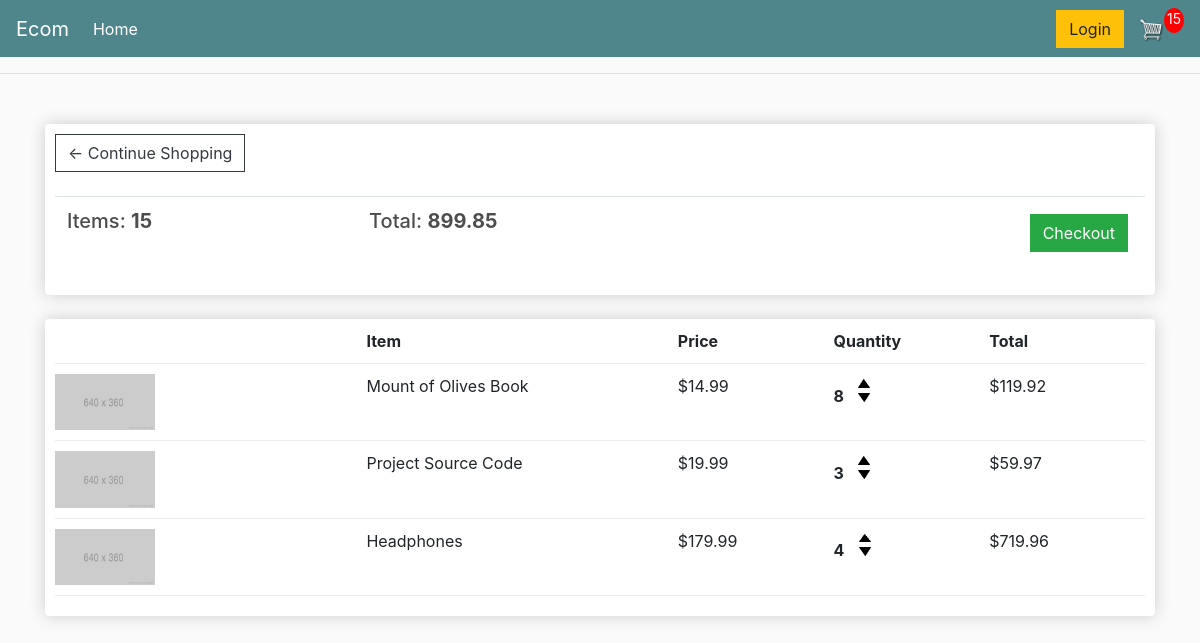
The app's page /cart/ (signed in) with its own data.
### store/models.py (models this page shows, shortened)
class Order(models.Model):
    customer = models.ForeignKey(Customer, on_delete=models.SET_NULL, null=True, blank=True)
    date_ordered = models.DateTimeField(auto_now_add=True)
    complete = models.BooleanField(default=False)
    transaction_id = models.CharField(max_length = 100, null = True)
    @property
    def get_cart_total(self):
        orderitems = self.orderitem_set.all()
        total = sum([item.get_total for item in orderitems])
        return total
    @property
    def get_cart_items(self):
        orderitems = self.orderitem_set.all()
        total = sum([item.quantity for item in orderitems])
        return total

class OrderItem(models.Model):
    product = models.ForeignKey(Product, on_delete=models.SET_NULL, null=True)
    order = models.ForeignKey(Order, on_delete=models.SET_NULL, null=True)
    quantity = models.IntegerField(default=0, null=True, blank=True)
    date_added = models.DateTimeField(auto_now_add=True)
    @property
    def get_total(self):
        total = self.product.price * self.quantity
        return total

class Product(models.Model):
    name = models.CharField(max_length = 200)
    price = models.FloatField()
    digital = models.BooleanField(default=False, null=True, blank=True)
    image = models.ImageField(null=True, blank=True)

### store/views.py (the view)
# urls.py: path('cart/', views.cart, name="cart"),
def cart(request):
    data = cartData(request)
    cartItems = data['cartItems']
    order = data['order']
    items = data['items']
    context = {'items': items, 'order':order, 'cartItems': cartItems}
    return render(request, 'store/cart.html', context)

### store/utils.py (called while the page is built)
def cartData(request):
    if request.user.is_authenticated:
        customer = request.user.customer
        order, created = Order.objects.get_or_create(customer=customer, complete=False)
        items = order.orderitem_set.all()
        cartItems = order.get_cart_items
    else:
        cookieData = cookieCart(request)
        cartItems = cookieData['cartItems']
        order = cookieData['order']
        items = cookieData['items']
    return {'cartItems': cartItems, 'order': order, 'items': items}

### store/templates/store/cart.html
{% extends 'store/main.html' %}
{% load static %}
{% block content %}
    <div class="row">
        <div class="col-lg-12">
            <div class="box-element">
                <a href="{% url 'store' %}" class="btn btn-outline-dark">&#x2190; Continue Shopping</a>
                <br>
                <br>
                <table class="table">
                    <tr>
                        <th><h5>Items: <strong>{{order.get_cart_items}}</strong></h5></th>
                        <th><h5>Total: <strong>{{order.get_cart_total|floatformat:2}}</strong></h5></th>
                        <th>
                            <a href="{% url 'checkout' %}" style="float: right; margin: 5px;" class="btn btn-success">Checkout</a>
                        </th>
                    </tr>
                </table>
            </div>
            <br>
            <div class="box-element">
                <div class="cart-row">
                    <div style="flex:2"></div>
                    <div style="flex:2"><strong>Item</strong></div>
                    <div style="flex:1"><strong>Price</strong></div>
                    <div style="flex:1"><strong>Quantity</strong></div>
                    <div style="flex:1"><strong>Total</strong></div>
                </div>
                {% for item in items %}
                <div class="cart-row">
                    <div style="flex:2"><img class="row-image" src="{% static 'images/640x360placeholder.png' %}"></div>
                    <div style="flex:2"><p>{{item.product.name}}</p></div>
                    <div style="flex:1"><p>${{item.product.price|floatformat:2}}</p></div>
                    <div style="flex:1">
                        <p class="quantity">{{item.quantity}}</p>
                        <div class="quantity">
                            <img class="chg-quantity update-cart" src="{% static  'images/up-arrow.png' %}" data-product="{{item.product.id}}" data-action="add">
                            <img class="chg-quantity update-cart" src="{% static  'images/down-arrow.png' %}" data-product="{{item.product.id}}" data-action="remove">
                        </div>
                    </div>
                    <div style="flex:1"><p>${{item.get_total|floatformat:2}}</p></div>
                </div>
                {% endfor %}
            </div>
        </div>
    </div>
{% endblock content %}

### static/css/main.css (style rules this page uses)
body { background-color: hsl(0, 0%, 98%); }
h1,h2,h3,h4,h5,h6 { color:hsl(0, 0%, 30%); }
.box-element { box-shadow:hsl(0, 0%, 80%) 0 0 16px; background-color: #fff; border-radius: 4px; padding: 10px; }
.col-lg-4, .col-lg-6, .col-lg-8, .col-lg-12 { margin-top: 10px; }
.btn { border-radius: 0; }
.row-image { width: 100px; }
.cart-row { display: flex; align-items: flex-stretch; padding-bottom: 10px; margin-bottom: 10px; border-bottom: 1px solid #ececec; }
.quantity { display: inline-block; font-weight: 700; padding-right:10px; }
.chg-quantity { width: 12px; cursor: pointer; display: block; margin-top: 5px; transition:.1s; }

### records on screen
Order: get_cart_items "15", get_cart_total "899.85"
OrderItem: product.name "Mount of Olives Book", product.price "14.99", quantity "8", get_total "119.92"
OrderItem: product.name "Project Source Code", product.price "19.99", quantity "3", get_total "59.97"
OrderItem: product.name "Headphones", product.price "179.99", quantity "4", get_total "719.96"

### other values on screen
{{ cartItems }} "15"
